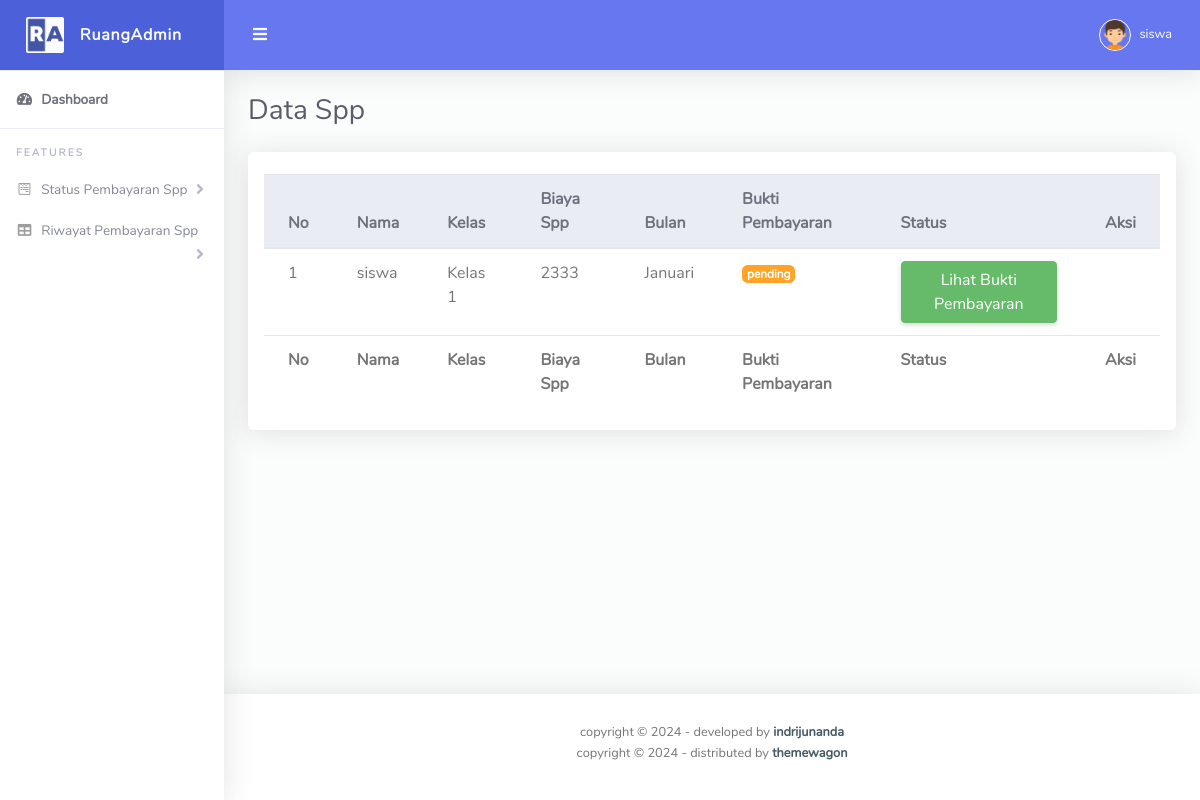
Screenshot of /siswa/spp.php (signed in) with the database file from the repository.
### tables this page shows
CREATE TABLE `pembayaran_221043` (
  `id_221043` int(11) NOT NULL,
  `siswa_id_221043` int(11) DEFAULT NULL,
  `spp_id_221043` int(11) DEFAULT NULL,
  `tanggal_bayar_221043` date DEFAULT NULL,
  `bukti_pembayaran_221043` varchar(255) DEFAULT NULL,
  `bulan_221043` varchar(255) NOT NULL,
  `status_221043` enum('pending','lunas') DEFAULT 'pending'
);

CREATE TABLE `siswa_221043` (
  `id_221043` int(11) NOT NULL,
  `nama_221043` varchar(255) NOT NULL,
  `username_221043` varchar(255) NOT NULL,
  `id_kelas_221043` int(11) NOT NULL,
  `alamat_221043` text DEFAULT NULL,
  `orangtua_id_221043` int(11) DEFAULT NULL,
  `password_221043` varchar(255) NOT NULL
);

CREATE TABLE `kelas_221043` (
  `id_221043` int(11) NOT NULL,
  `kelas_221043` varchar(255) NOT NULL
);

CREATE TABLE `spp_221043` (
  `id_221043` int(11) NOT NULL,
  `id_kelas_221043` int(11) NOT NULL,
  `biaya_221043` decimal(10,0) NOT NULL
);

### siswa/spp.php (the view, shortened to what this page needs)
<?php
include '../koneksi.php';
$siswa_id = $_SESSION['id_siswa'];
?>
<!DOCTYPE html>
<html lang="en">
<head>
  <link href="../assets/vendor/fontawesome-free/css/all.min.css" rel="stylesheet" type="text/css">
  <link href="../assets/vendor/bootstrap/css/bootstrap.min.css" rel="stylesheet" type="text/css">
  <link href="../assets/css/ruang-admin.min.css" rel="stylesheet">
  <link href="../assets/vendor/datatables/dataTables.bootstrap4.min.css" rel="stylesheet">
</head>
<body id="page-top">
  <div id="wrapper">
    <ul class="navbar-nav sidebar sidebar-light accordion" id="accordionSidebar">
      <a class="sidebar-brand d-flex align-items-center justify-content-center" href="index.php">
        <div class="sidebar-brand-icon">
          <img src="img/logo/logo2.png">
        </div>
        <div class="sidebar-brand-text mx-3">RuangAdmin</div>
      </a>
      <hr class="sidebar-divider my-0">
      <li class="nav-item active">
        <a class="nav-link" href="index.php">
          <i class="fas fa-fw fa-tachometer-alt"></i>
          <span>Dashboard</span></a>
      </li>
      <hr class="sidebar-divider">
      <div class="sidebar-heading">
        Features
      </div>
      <li class="nav-item">
        <a class="nav-link collapsed" href="#" data-toggle="collapse" data-target="#collapseForm" aria-expanded="true"
          aria-controls="collapseForm">
          <i class="fab fa-fw fa-wpforms"></i>
          <span>Status Pembayaran Spp</span>
        </a>
      </li>
      <li class="nav-item">
        <a class="nav-link collapsed" href="#" data-toggle="collapse" data-target="#collapseTable" aria-expanded="true"
          aria-controls="collapseTable">
          <i class="fas fa-fw fa-table"></i>
          <span>Riwayat Pembayaran Spp</span>
        </a>
      </li>
    </ul>
    <div id="content-wrapper" class="d-flex flex-column">
      <div id="content">
        <nav class="navbar navbar-expand navbar-light bg-navbar topbar mb-4 static-top">
          <button id="sidebarToggleTop" class="btn btn-link rounded-circle mr-3">
            <i class="fa fa-bars"></i>
          </button>
          <ul class="navbar-nav ml-auto">
            <li class="nav-item dropdown no-arrow">
              <a class="nav-link dropdown-toggle" href="#" id="userDropdown" role="button" data-toggle="dropdown"
                aria-haspopup="true" aria-expanded="false">
                <img class="img-profile rounded-circle" src="../assets/img/boy.png" style="max-width: 60px">
                <span class="ml-2 d-none d-lg-inline text-white small"><?= $_SESSION['nama_siswa'] ?></span>
              </a>
            </li>
          </ul>
        </nav>
        <div class="container-fluid" id="container-wrapper">
          <div class="d-sm-flex align-items-center justify-content-between mb-4">
            <h1 class="h3 mb-0 text-gray-800">Data Spp</h1>
          </div>
          <div class="row">
            <div class="col-lg-12">
              <div class="card mb-4">
                <div class="table-responsive p-3">
                  <table class="table align-items-center table-flush" id="dataTable">
                    <thead class="thead-light">
                      <tr>
                        <th>No</th>
                        <th>Nama</th>
                        <th>Kelas</th>
                        <th>Biaya Spp</th>
                        <th>Bulan</th>
                        <th>Bukti Pembayaran</th>
                        <th>Status</th>
                        <th>Aksi</th>
                      </tr>
                    </thead>
                    <tfoot>
                      <tr>
                        <th>No</th>
                        <th>Nama</th>
                        <th>Kelas</th>
                        <th>Biaya Spp</th>
                        <th>Bulan</th>
                        <th>Bukti Pembayaran</th>
                        <th>Status</th>
                        <th>Aksi</th>
                      </tr>
                    </tfoot>
                    <tbody>
                    <?php
                    $no = 1;
                    $tampil = mysqli_query($koneksi, "SELECT
                                                          pembayaran_221043.*,
                                                          siswa_221043.nama_221043 AS nama_siswa,
                                                          spp_221043.biaya_221043 AS biaya_spp,
                                                          kelas_221043.kelas_221043 AS kelas
                                                      FROM
                                                          pembayaran_221043
                                                      JOIN
                                                          siswa_221043 ON pembayaran_221043.siswa_id_221043 = siswa_221043.id_221043
                                                      JOIN
                                                          kelas_221043 ON siswa_221043.id_kelas_221043 = kelas_221043.id_221043
                                                      JOIN
                                                          spp_221043 ON siswa_221043.id_kelas_221043 = spp_221043.id_kelas_221043
                                                      WHERE
                                                          pembayaran_221043.siswa_id_221043 = '$siswa_id'
                                                      ");
                    while($data = mysqli_fetch_array($tampil)):
                    ?>
                      <tr>
                        <td><?= $no++ ?></td>
                        <td><?= $data['nama_siswa'] ?></td>
                        <td><?= $data['kelas'] ?></td>
                        <td><?= $data['biaya_spp'] ?></td>
                        <td><?= $data['bulan_221043'] ?></td>
                        <td>
                        <?php if ($data['status_221043'] == 'pending'): ?>
                          <span class="badge badge-warning"><?= $data['status_221043'] ?></span>
                        <?php else: ?>
                          <span class="badge badge-success"><?= $data['status_221043'] ?></span>
                        <?php endif; ?>
                      </td>
                        <td>
                            <a class="btn btn-success" href="">Lihat Bukti Pembayaran</a>
                        </td>
                      </tr>
                      <?php
                      endwhile;
                      ?>
                    </tbody>
                  </table>
                </div>
              </div>
            </div>
          </div>
        </div>
      </div>
      <footer class="sticky-footer bg-white">
        <div class="container my-auto">
          <div class="copyright text-center my-auto">
            <span>copyright &copy; <script> document.write(new Date().getFullYear()); </script> - developed by
              <b><a href="https://indrijunanda.gitlab.io/" target="_blank">indrijunanda</a></b>
            </span>
          </div>
        </div>
        <div class="container my-auto py-2">
          <div class="copyright text-center my-auto">
            <span>copyright &copy; <script> document.write(new Date().getFullYear()); </script> - distributed by
              <b><a href="https://themewagon.com/" target="_blank">themewagon</a></b>
            </span>
          </div>
        </div>
      </footer>
    </div>
  </div>
</body>
</html>

### rows the page displays
pembayaran_221043: siswa_id_221043.nama_221043 "siswa", kelas_221043.kelas_221043 "Kelas 1", spp_id_221043.biaya_221043 "2333", bulan_221043 "Januari", status_221043 "pending"

### other values shown
$_SESSION['nama_siswa'] "siswa"
